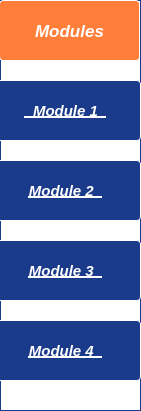
    <widget class="QFrame" name="frame">
     <property name="geometry">
      <rect>
       <x>0</x>
       <y>140</y>
       <width>141</width>
       <height>411</height>
      </rect>
     </property>
     <property name="styleSheet">
      <string notr="true">QFrame {
    background-color: white;
    border-right: 1px solid #1a3a8a;
}
QPushButton {
    background-color: #1a3a8a;
    color: white;
    border: 1px solid white;
    border-radius: 4px;
    font-weight: bold;
}
QFrame {
    background-color: white;
    border: 1px solid #1a3a8a;
}

/* This keeps the header blue but makes the rest white */
#label_modules { 
    background-color: #1a3a8a;
    color: white;
}
QFrame {
    background-color: white;
    border-right: 1px solid #1a3a8a;
}</string>
     </property>
     <property name="frameShape">
      <enum>QFrame::Shape::StyledPanel</enum>
     </property>
     <property name="frameShadow">
      <enum>QFrame::Shadow::Raised</enum>
     </property>
     <widget class="QPushButton" name="pushButton_6">
      <property name="geometry">
       <rect>
        <x>-1</x>
        <y>0</y>
        <width>141</width>
        <height>61</height>
       </rect>
      </property>
      <property name="palette">
       <palette>
        <active>
         <colorrole role="WindowText">
          <brush brushstyle="SolidPattern">
           <color alpha="255">
            <red>255</red>
            <green>255</green>
            <blue>255</blue>
           </color>
          </brush>
         </colorrole>
         <colorrole role="Button">
          <brush brushstyle="SolidPattern">
           <color alpha="255">
            <red>255</red>
            <green>126</green>
            <blue>57</blue>
           </color>
          </brush>
         </colorrole>
         <colorrole role="Light">
          <brush brushstyle="SolidPattern">
           <color alpha="255">
            <red>220</red>
            <green>220</green>
            <blue>165</blue>
           </color>
          </brush>
         </colorrole>
         <colorrole role="Midlight">
          <brush brushstyle="SolidPattern">
           <color alpha="255">
            <red>183</red>
            <green>183</green>
            <blue>137</blue>
           </color>
          </brush>
         </colorrole>
         <colorrole role="Dark">
          <brush brushstyle="SolidPattern">
           <color alpha="255">
            <red>73</red>
            <green>73</green>
            <blue>55</blue>
           </color>
          </brush>
         </colorrole>
         <colorrole role="Mid">
          <brush brushstyle="SolidPattern">
           <color alpha="255">
            <red>98</red>
            <green>98</green>
            <blue>73</blue>
           </color>
          </brush>
         </colorrole>
         <colorrole role="Text">
          <brush brushstyle="SolidPattern">
           <color alpha="255">
            <red>255</red>
            <green>255</green>
            <blue>255</blue>
           </color>
          </brush>
         </colorrole>
         <colorrole role="BrightText">
          <brush brushstyle="SolidPattern">
           <color alpha="255">
            <red>255</red>
            <green>255</green>
            <blue>255</blue>
           </color>
          </brush>
         </colorrole>
         <colorrole role="ButtonText">
          <brush brushstyle="SolidPattern">
           <color alpha="255">
            <red>255</red>
            <green>255</green>
            <blue>255</blue>
           </color>
          </brush>
         </colorrole>
         <colorrole role="Base">
          <brush brushstyle="SolidPattern">
           <color alpha="255">
            <red>255</red>
            <green>126</green>
            <blue>57</blue>
           </color>
          </brush>
         </colorrole>
         <colorrole role="Window">
          <brush brushstyle="SolidPattern">
           <color alpha="255">
            <red>255</red>
            <green>126</green>
            <blue>57</blue>
           </color>
          </brush>
         </colorrole>
         <colorrole role="Shadow">
          <brush brushstyle="SolidPattern">
           <color alpha="255">
            <red>0</red>
            <green>0</green>
            <blue>0</blue>
           </color>
          </brush>
         </colorrole>
         <colorrole role="Highlight">
          <brush brushstyle="SolidPattern">
           <color alpha="255">
            <red>255</red>
            <green>255</green>
            <blue>255</blue>
           </color>
          </brush>
         </colorrole>
         <colorrole role="AlternateBase">
          <brush brushstyle="SolidPattern">
           <color alpha="255">
            <red>201</red>
            <green>201</green>
            <blue>182</blue>
           </color>
          </brush>
         </colorrole>
         <colorrole role="ToolTipBase">
          <brush brushstyle="SolidPattern">
           <color alpha="255">
            <red>255</red>
            <green>255</green>
            <blue>220</blue>
           </color>
          </brush>
         </colorrole>
         <colorrole role="ToolTipText">
          <brush brushstyle="SolidPattern">
           <color alpha="255">
            <red>0</red>
            <green>0</green>
            <blue>0</blue>
           </color>
          </brush>
         </colorrole>
         <colorrole role="PlaceholderText">
          <brush brushstyle="SolidPattern">
           <color alpha="128">
            <red>255</red>
            <green>255</green>
            <blue>255</blue>
           </color>
          </brush>
         </colorrole>
         <colorrole role="Accent">
          <brush brushstyle="SolidPattern">
           <color alpha="255">
            <red>255</red>
            <green>255</green>
            <blue>255</blue>
           </color>
          </brush>
         </colorrole>
        </active>
        <inactive>
         <colorrole role="WindowText">
          <brush brushstyle="SolidPattern">
           <color alpha="255">
            <red>255</red>
            <green>255</green>
            <blue>255</blue>
           </color>
          </brush>
         </colorrole>
         <colorrole role="Button">
          <brush brushstyle="SolidPattern">
           <color alpha="255">
            <red>255</red>
            <green>126</green>
            <blue>57</blue>
           </color>
          </brush>
         </colorrole>
         <colorrole role="Light">
          <brush brushstyle="SolidPattern">
           <color alpha="255">
            <red>220</red>
            <green>220</green>
            <blue>165</blue>
           </color>
          </brush>
         </colorrole>
         <colorrole role="Midlight">
          <brush brushstyle="SolidPattern">
           <color alpha="255">
            <red>183</red>
            <green>183</green>
            <blue>137</blue>
           </color>
          </brush>
         </colorrole>
         <colorrole role="Dark">
          <brush brushstyle="SolidPattern">
           <color alpha="255">
            <red>73</red>
            <green>73</green>
            <blue>55</blue>
           </color>
          </brush>
         </colorrole>
         <colorrole role="Mid">
          <brush brushstyle="SolidPattern">
           <color alpha="255">
            <red>98</red>
            <green>98</green>
            <blue>73</blue>
           </color>
          </brush>
         </colorrole>
         <colorrole role="Text">
          <brush brushstyle="SolidPattern">
           <color alpha="255">
            <red>255</red>
            <green>255</green>
            <blue>255</blue>
           </color>
          </brush>
         </colorrole>
         <colorrole role="BrightText">
          <brush brushstyle="SolidPattern">
           <color alpha="255">
            <red>255</red>
            <green>255</green>
            <blue>255</blue>
           </color>
          </brush>
         </colorrole>
         <colorrole role="ButtonText">
          <brush brushstyle="SolidPattern">
           <color alpha="255">
            <red>255</red>
            <green>255</green>
            <blue>255</blue>
           </color>
          </brush>
         </colorrole>
         <colorrole role="Base">
          <brush brushstyle="SolidPattern">
           <color alpha="255">
            <red>255</red>
            <green>126</green>
            <blue>57</blue>
           </color>
          </brush>
         </colorrole>
         <colorrole role="Window">
          <brush brushstyle="SolidPattern">
           <color alpha="255">
            <red>255</red>
            <green>126</green>
            <blue>57</blue>
           </color>
          </brush>
         </colorrole>
         <colorrole role="Shadow">
          <brush brushstyle="SolidPattern">
           <color alpha="255">
            <red>0</red>
            <green>0</green>
            <blue>0</blue>
           </color>
          </brush>
         </colorrole>
         <colorrole role="Highlight">
          <brush brushstyle="SolidPattern">
           <color alpha="255">
            <red>255</red>
            <green>255</green>
            <blue>255</blue>
           </color>
          </brush>
         </colorrole>
         <colorrole role="AlternateBase">
          <brush brushstyle="SolidPattern">
           <color alpha="255">
            <red>201</red>
            <green>201</green>
            <blue>182</blue>
           </color>
          </brush>
         </colorrole>
         <colorrole role="ToolTipBase">
          <brush brushstyle="SolidPattern">
           <color alpha="255">
            <red>255</red>
            <green>255</green>
            <blue>220</blue>
           </color>
          </brush>
         </colorrole>
         <colorrole role="ToolTipText">
          <brush brushstyle="SolidPattern">
           <color alpha="255">
            <red>0</red>
            <green>0</green>
            <blue>0</blue>
           </color>
          </brush>
         </colorrole>
         <colorrole role="PlaceholderText">
          <brush brushstyle="SolidPattern">
           <color alpha="128">
            <red>255</red>
            <green>255</green>
            <blue>255</blue>
           </color>
          </brush>
         </colorrole>
         <colorrole role="Accent">
          <brush brushstyle="SolidPattern">
           <color alpha="255">
            <red>255</red>
            <green>255</green>
            <blue>255</blue>
           </color>
          </brush>
         </colorrole>
        </inactive>
        <disabled>
         <colorrole role="WindowText">
          <brush brushstyle="SolidPattern">
           <color alpha="255">
            <red>255</red>
            <green>255</green>
            <blue>255</blue>
           </color>
          </brush>
         </colorrole>
         <colorrole role="Button">
          <brush brushstyle="SolidPattern">
           <color alpha="255">
            <red>255</red>
            <green>126</green>
            <blue>57</blue>
           </color>
          </brush>
         </colorrole>
         <colorrole role="Light">
          <brush brushstyle="SolidPattern">
           <color alpha="255">
            <red>220</red>
            <green>220</green>
            <blue>165</blue>
           </color>
          </brush>
         </colorrole>
         <colorrole role="Midlight">
          <brush brushstyle="SolidPattern">
           <color alpha="255">
            <red>183</red>
            <green>183</green>
            <blue>137</blue>
           </color>
          </brush>
         </colorrole>
         <colorrole role="Dark">
          <brush brushstyle="SolidPattern">
           <color alpha="255">
            <red>73</red>
            <green>73</green>
            <blue>55</blue>
           </color>
          </brush>
         </colorrole>
         <colorrole role="Mid">
          <brush brushstyle="SolidPattern">
           <color alpha="255">
            <red>98</red>
            <green>98</green>
            <blue>73</blue>
           </color>
          </brush>
         </colorrole>
         <colorrole role="Text">
          <brush brushstyle="SolidPattern">
           <color alpha="255">
            <red>255</red>
            <green>255</green>
            <blue>255</blue>
           </color>
          </brush>
         </colorrole>
         <colorrole role="BrightText">
          <brush brushstyle="SolidPattern">
           <color alpha="255">
            <red>255</red>
            <green>255</green>
            <blue>255</blue>
           </color>
          </brush>
         </colorrole>
         <colorrole role="ButtonText">
          <brush brushstyle="SolidPattern">
           <color alpha="255">
            <red>255</red>
            <green>255</green>
            <blue>255</blue>
           </color>
          </brush>
         </colorrole>
         <colorrole role="Base">
          <brush brushstyle="SolidPattern">
           <color alpha="255">
            <red>255</red>
            <green>126</green>
            <blue>57</blue>
           </color>
          </brush>
         </colorrole>
         <colorrole role="Window">
          <brush brushstyle="SolidPattern">
           <color alpha="255">
            <red>255</red>
            <green>126</green>
            <blue>57</blue>
           </color>
          </brush>
         </colorrole>
         <colorrole role="Shadow">
          <brush brushstyle="SolidPattern">
           <color alpha="255">
            <red>0</red>
            <green>0</green>
            <blue>0</blue>
           </color>
          </brush>
         </colorrole>
         <colorrole role="Highlight">
          <brush brushstyle="SolidPattern">
           <color alpha="255">
            <red>255</red>
            <green>255</green>
            <blue>255</blue>
           </color>
          </brush>
         </colorrole>
         <colorrole role="AlternateBase">
          <brush brushstyle="SolidPattern">
           <color alpha="255">
            <red>147</red>
            <green>147</green>
            <blue>110</blue>
           </color>
          </brush>
         </colorrole>
         <colorrole role="ToolTipBase">
          <brush brushstyle="SolidPattern">
           <color alpha="255">
            <red>255</red>
            <green>255</green>
            <blue>220</blue>
           </color>
          </brush>
         </colorrole>
         <colorrole role="ToolTipText">
          <brush brushstyle="SolidPattern">
           <color alpha="255">
            <red>0</red>
            <green>0</green>
            <blue>0</blue>
           </color>
          </brush>
         </colorrole>
         <colorrole role="PlaceholderText">
          <brush brushstyle="SolidPattern">
           <color alpha="128">
            <red>255</red>
            <green>255</green>
            <blue>255</blue>
           </color>
          </brush>
         </colorrole>
         <colorrole role="Accent">
          <brush brushstyle="SolidPattern">
           <color alpha="255">
            <red>191</red>
            <green>191</green>
            <blue>143</blue>
           </color>
          </brush>
         </colorrole>
        </disabled>
       </palette>
      </property>
      <property name="font">
       <font>
        <pointsize>13</pointsize>
        <italic>true</italic>
        <bold>true</bold>
       </font>
      </property>
      <property name="styleSheet">
       <string notr="true">background-color: #ff7e39;;
color: white;
font-weight: bold;
padding: 5px;</string>
      </property>
      <property name="text">
       <string>Modules</string>
      </property>
     </widget>
     <widget class="QPushButton" name="pushButton_7">
      <property name="geometry">
       <rect>
        <x>-10</x>
        <y>80</y>
        <width>151</width>
        <height>61</height>
       </rect>
      </property>
      <property name="font">
       <font>
        <pointsize>11</pointsize>
        <italic>true</italic>
        <bold>true</bold>
        <underline>true</underline>
        <strikeout>false</strikeout>
       </font>
      </property>
      <property name="styleSheet">
       <string notr="true">background-color: #1a3a8a;
color: white;
font-weight: bold;
padding: 5px;</string>
      </property>
      <property name="text">
       <string>  Module 1  </string>
      </property>
     </widget>
     <widget class="QPushButton" name="pushButton_8">
      <property name="geometry">
       <rect>
        <x>-10</x>
        <y>160</y>
        <width>151</width>
        <height>61</height>
       </rect>
      </property>
      <property name="font">
       <font>
        <pointsize>11</pointsize>
        <italic>true</italic>
        <bold>true</bold>
        <underline>true</underline>
       </font>
      </property>
      <property name="text">
       <string>Module 2  </string>
      </property>
     </widget>
     <widget class="QPushButton" name="pushButton_9">
      <property name="geometry">
       <rect>
        <x>-10</x>
        <y>240</y>
        <width>151</width>
        <height>61</height>
       </rect>
      </property>
      <property name="font">
       <font>
        <pointsize>11</pointsize>
        <italic>true</italic>
        <bold>true</bold>
        <underline>true</underline>
       </font>
      </property>
      <property name="text">
       <string>Module 3  </string>
      </property>
     </widget>
     <widget class="QPushButton" name="pushButton_10">
      <property name="geometry">
       <rect>
        <x>-10</x>
        <y>320</y>
        <width>151</width>
        <height>61</height>
       </rect>
      </property>
      <property name="font">
       <font>
        <pointsize>11</pointsize>
        <italic>true</italic>
        <bold>true</bold>
        <underline>true</underline>
       </font>
      </property>
      <property name="text">
       <string>Module 4  </string>
      </property>
     </widget>
    </widget>
